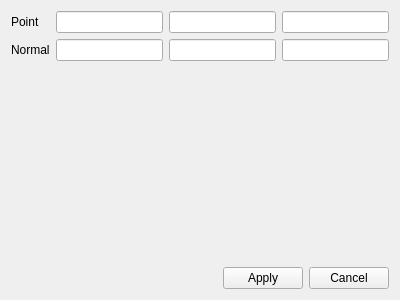
<?xml version="1.0" encoding="UTF-8"?>
<ui version="4.0">
 <class>WidgetSetCoordinateSystem</class>
 <widget class="QWidget" name="WidgetSetCoordinateSystem">
  <property name="geometry">
   <rect>
    <x>0</x>
    <y>0</y>
    <width>400</width>
    <height>300</height>
   </rect>
  </property>
  <property name="windowTitle">
   <string>Set Coordinate System</string>
  </property>
  <layout class="QVBoxLayout" name="verticalLayout">
   <item>
    <layout class="QGridLayout" name="gridLayout">
     <item row="0" column="0">
      <widget class="QLabel" name="labelPoint">
       <property name="text">
        <string>Point</string>
       </property>
      </widget>
     </item>
     <item row="0" column="1">
      <widget class="QLineEdit" name="lineEditPointX"/>
     </item>
     <item row="0" column="2">
      <widget class="QLineEdit" name="lineEditPointY"/>
     </item>
     <item row="0" column="3">
      <widget class="QLineEdit" name="lineEditPointZ"/>
     </item>
     <item row="1" column="0">
      <widget class="QLabel" name="labelNormal">
       <property name="text">
        <string>Normal</string>
       </property>
      </widget>
     </item>
     <item row="1" column="1">
      <widget class="QLineEdit" name="lineEditNormalX"/>
     </item>
     <item row="1" column="2">
      <widget class="QLineEdit" name="lineEditNormalY"/>
     </item>
     <item row="1" column="3">
      <widget class="QLineEdit" name="lineEditNormalZ"/>
     </item>
    </layout>
   </item>
   <item>
    <spacer name="verticalSpacer">
     <property name="orientation">
      <enum>Qt::Vertical</enum>
     </property>
     <property name="sizeHint" stdset="0">
      <size>
       <width>20</width>
       <height>40</height>
      </size>
     </property>
    </spacer>
   </item>
   <item>
    <layout class="QHBoxLayout" name="horizontalLayout">
     <item>
      <spacer name="horizontalSpacer">
       <property name="orientation">
        <enum>Qt::Horizontal</enum>
       </property>
       <property name="sizeHint" stdset="0">
        <size>
         <width>40</width>
         <height>20</height>
        </size>
       </property>
      </spacer>
     </item>
     <item>
      <widget class="QPushButton" name="pushButtonApply">
       <property name="text">
        <string>Apply</string>
       </property>
      </widget>
     </item>
     <item>
      <widget class="QPushButton" name="pushButtonCancel">
       <property name="text">
        <string>Cancel</string>
       </property>
      </widget>
     </item>
    </layout>
   </item>
  </layout>
 </widget>
 <resources/>
 <connections/>
</ui>
